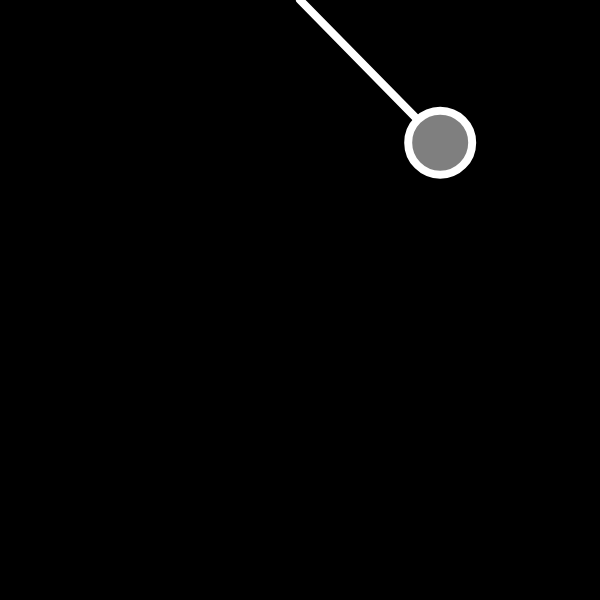
Frame 1 (no input)
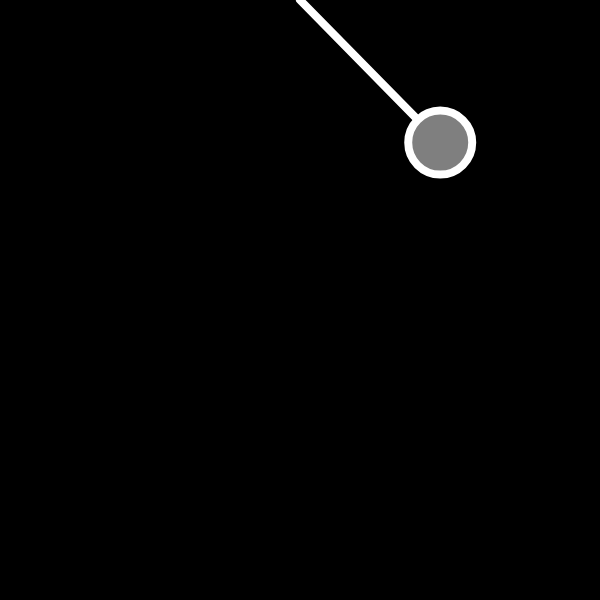
Frame 60 (no input)
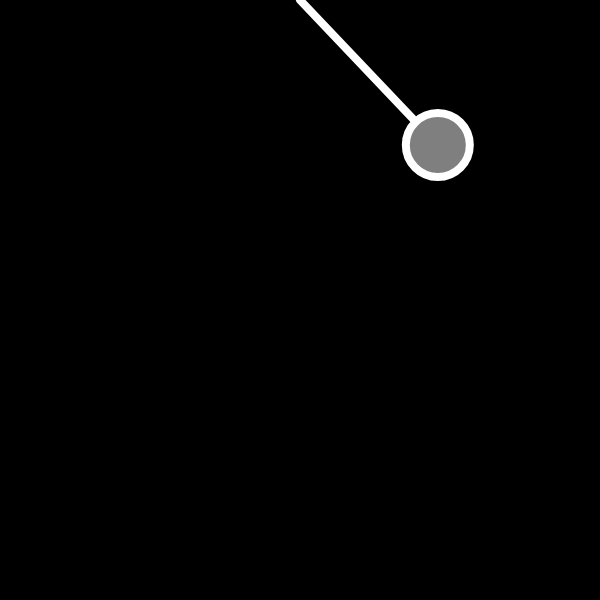
Frame 120 (the mouse pressed at the canvas centre since frame 60)

The p5.js sketch that drew these frames (run headless with seeded random() and noise() and a simulated clock; from frame 60 on, the mouse is pressed at the canvas centre):

// p5.js sketch
// ── sketch.js
// Simple Pendulum Simulation

let theta;
let w = 0;
let alphaa = 0;
let bob;
let len;
let origin;
let g = 9.8;
let dt = 0.5; // this the assumed wait time between draw() calls

function setup() {
  createCanvas(600, 600);
  origin = createVector(300, 0);
  theta = PI / 4;
  bob = createVector();
  len = 200;
}

function draw() {
  background(0);

  alphaa = (-1 * g * sin(theta)) / len;
  w = w + alphaa*dt;
  theta = theta + w*dt;
  
  bob.x = len * sin(theta) + origin.x;
  bob.y = len * cos(theta) + origin.y;

  stroke(255);
  strokeWeight(8);
  fill(127);
  line(origin.x, origin.y, bob.x, bob.y);
  circle(bob.x, bob.y, 64);
}
